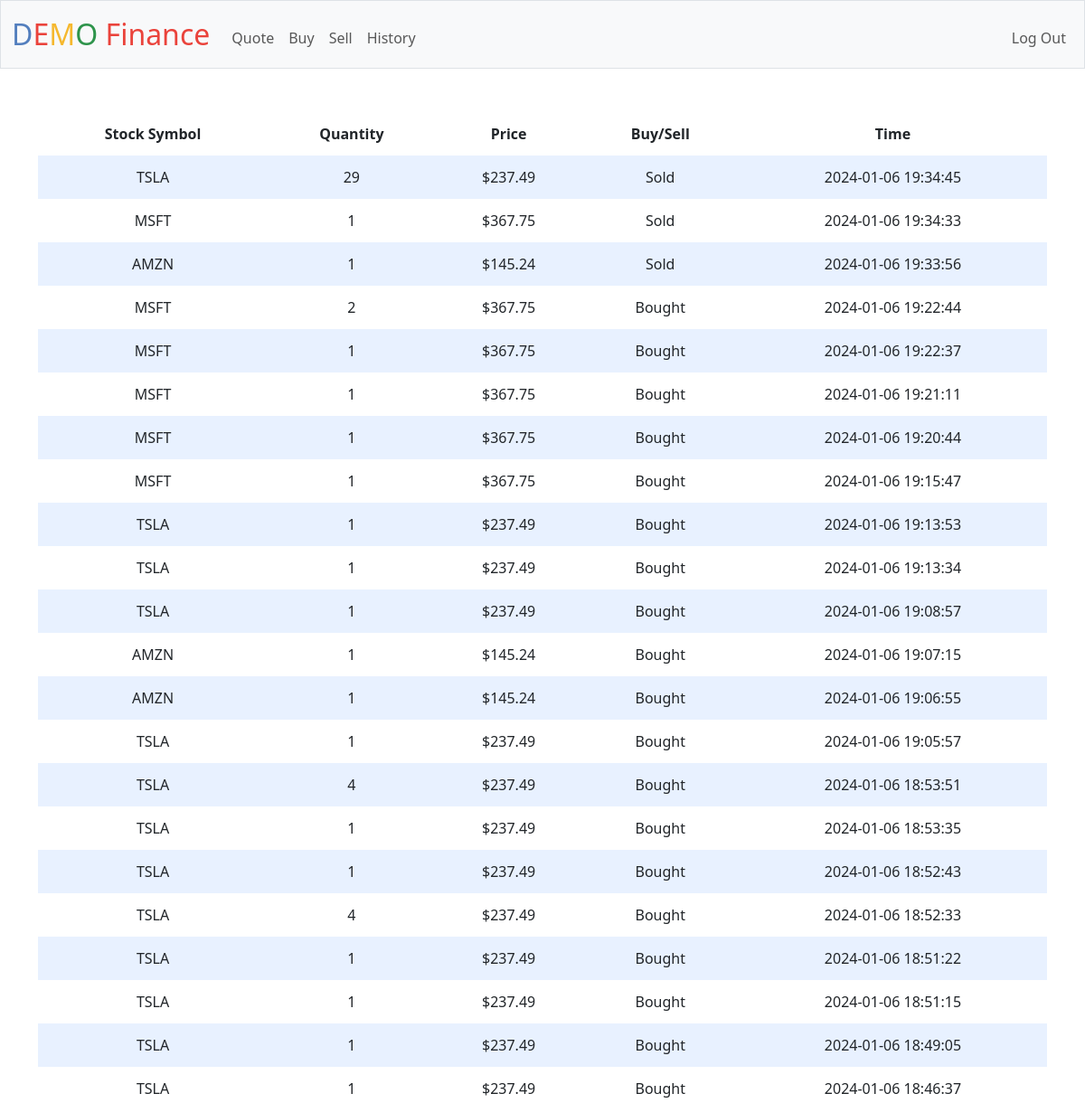
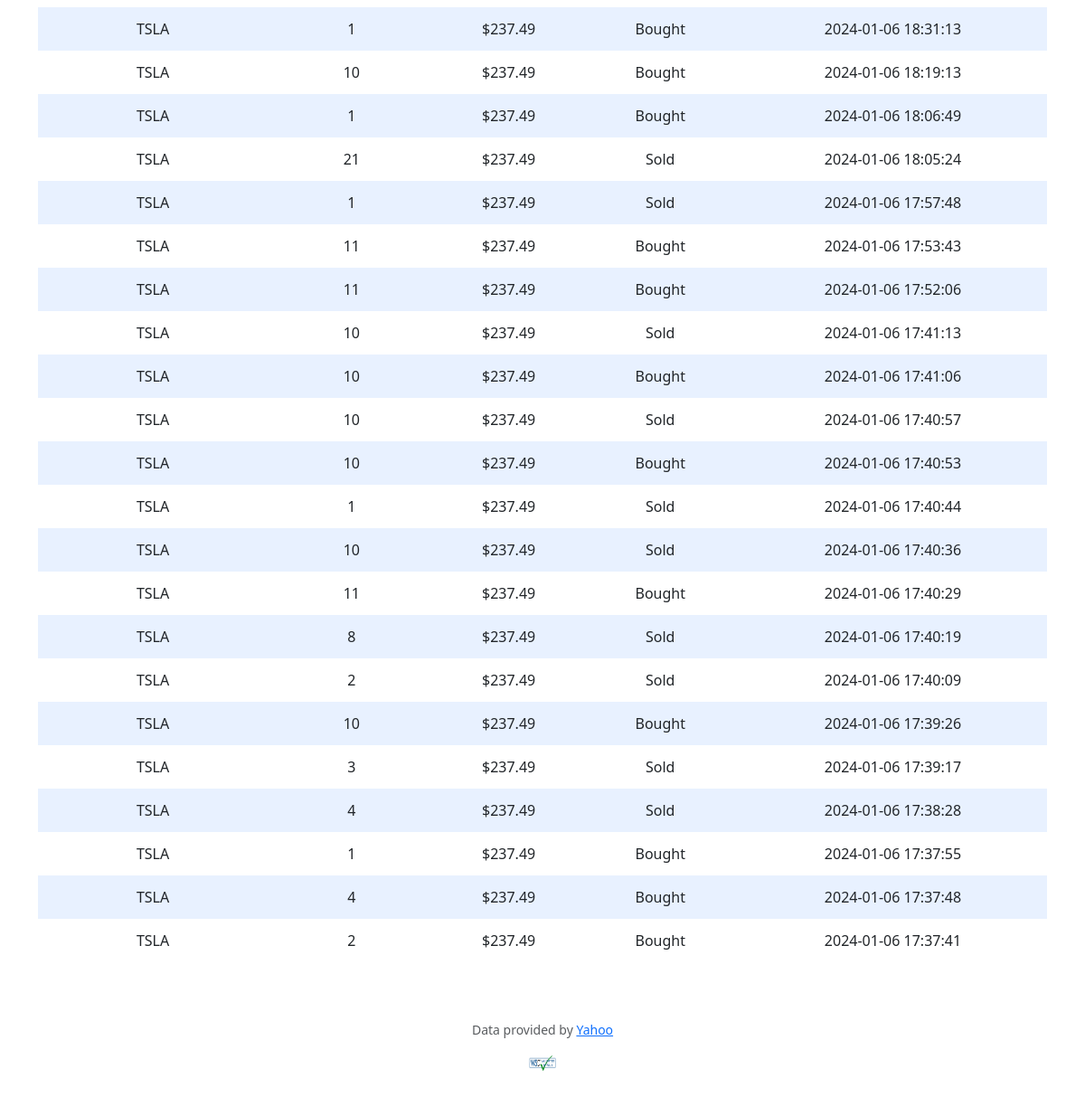
Screenshot of /history (signed in) with the database file from the repository (2 pictures, top to bottom).
### tables this page shows
CREATE TABLE purchases (id INTEGER PRIMARY KEY AUTOINCREMENT,user_id INTEGER NOT NULL,symbol TEXT,purchase_quantity TEXT,purchase_price REAL,time TEXT,FOREIGN KEY (user_id) REFERENCES users (id));

### app.py (the view)
@app.route("/history")
@login_required
def history():
    rows = db.execute(
        "SELECT symbol, purchase_quantity, purchase_price, time FROM purchases WHERE user_id = ?",
        session["user_id"],
    )
    for i in rows:
        i["purchase_quantity"] = int(i["purchase_quantity"])
        if i["purchase_quantity"] < 0:
            i["type"] = "sold"
            i["purchase_quantity"] = -i["purchase_quantity"]
        else:
            i["type"] = "bought"
        i["purchase_price"] = usd(i["purchase_price"])
    rows.reverse()
    return render_template("history.html", transactions=rows)

### app.py (called while the page is built)
@app.after_request
def after_request(response):
    response.headers["Cache-Control"] = "no-cache, no-store, must-revalidate"
    response.headers["Expires"] = 0
    response.headers["Pragma"] = "no-cache"
    return response

### helpers.py (called while the page is built)
def login_required(f):
    @wraps(f)
    def decorated_function(*args, **kwargs):
        if session.get("user_id") is None:
            return redirect("/login")
        return f(*args, **kwargs)
    return decorated_function

def usd(value):
    return f"${value:,.2f}"

### templates/history.html (shortened to what this page needs)
{% extends "layout.html" %}
{% block main %}
    <table>
        <thead>
            <tr>
                <th>Stock Symbol</th>
                <th>Quantity</th>
                <th>Price</th>
                <th>Buy/Sell</th>
                <th>Time</th>
            </tr>
        </thead>
        <tbody>
            {% for transaction in transactions %}
            <tr>
                <td>{{transaction.symbol}}</td>
                <td>{{transaction.purchase_quantity}}</td>
                <td>{{transaction.purchase_price}}</td>
                {% if transaction.type == "sold" %}
                    <td>Sold</td>
                {% else %}
                    <td>Bought</td>
                {% endif %}
                <td>{{transaction.time}}</td>
            </tr>
            {% endfor %}
        </tbody>
    </table>
{% endblock %}

### templates/layout.html (shortened to what this page needs)
<!DOCTYPE html>
<html lang="en">
    <head>
        <link href="https://cdn.jsdelivr.net/npm/bootstrap@5.3.2/dist/css/bootstrap.min.css" rel="stylesheet">
        <link href="/static/styles.css" rel="stylesheet">
    </head>
    <body>
        <nav class="bg-light border navbar navbar-expand-md navbar-light">
            <div class="container-fluid">
                <a class="navbar-brand" href="/"><span class="blue">D</span><span class="red">E</span><span class="yellow">M</span><span class="green">O</span> <span class="red">Finance</span></a>
                <div class="collapse navbar-collapse" id="navbar">
                    {% if session["user_id"] %}
                        <ul class="navbar-nav me-auto mt-2">
                            <li class="nav-item"><a class="nav-link" href="/quote">Quote</a></li>
                            <li class="nav-item"><a class="nav-link" href="/buy">Buy</a></li>
                            <li class="nav-item"><a class="nav-link" href="/sell">Sell</a></li>
                            <li class="nav-item"><a class="nav-link" href="/history">History</a></li>
                        </ul>
                        <ul class="navbar-nav ms-auto mt-2">
                            <li class="nav-item"><a class="nav-link" href="/logout">Log Out</a></li>
                        </ul>
                    {% else %}
                        <ul class="navbar-nav ms-auto mt-2">
                            <li class="nav-item"><a class="nav-link" href="/register">Register</a></li>
                            <li class="nav-item"><a class="nav-link" href="/login">Log In</a></li>
                        </ul>
                    {% endif %}
                </div>
            </div>
        </nav>
        <main class="container py-5 text-center">
            {% block main %}{% endblock %}
        </main>
        <footer class="mb-5">
            <p class="mb-3 small text-center text-muted">
                Data provided by <a href="https://finance.yahoo.com/">Yahoo</a>
            </p>
            <form action="https://validator.w3.org/check" class="text-center" enctype="multipart/form-data" method="post" target="_blank">
                <input style="width:30px; height:20px;" src="/static/I_heart_validator.png" type="image">
            </form>
        </footer>
    </body>
</html>

### static/styles.css (style rules this page uses)
nav .navbar-brand { font-size: xx-large; }
nav .navbar-brand .blue { color: #537fbe; }
nav .navbar-brand .red { color: #ea433b; }
nav .navbar-brand .yellow { color: #f5b82e; }
nav .navbar-brand .green { color: #2e944b; }
table { background-color: transparent; margin-bottom: 1rem; width: 100%; }
table th, table td { padding: 0.75rem; vertical-align: middle; }
tbody tr:nth-of-type(odd) { background-color: rgb(179, 208, 255, 0.3) }

### rows the page displays
purchases: shows "Sold"
purchases: shows "Sold"
purchases: shows "Sold"
purchases: shows "Bought"
purchases: shows "Bought"
purchases: shows "Bought"
purchases: shows "Bought"
purchases: shows "Bought"
purchases: shows "Bought"
purchases: shows "Bought"
purchases: shows "Bought"
purchases: shows "Bought"
purchases: shows "Bought"
purchases: shows "Bought"
purchases: shows "Bought"
purchases: shows "Bought"
purchases: shows "Bought"
purchases: shows "Bought"
purchases: shows "Bought"
purchases: shows "Bought"
purchases: shows "Bought"
purchases: shows "Bought"
purchases: shows "Bought"
purchases: shows "Bought"
purchases: shows "Bought"
purchases: shows "Sold"
purchases: shows "Sold"
purchases: shows "Bought"
purchases: shows "Bought"
purchases: shows "Sold"
purchases: shows "Bought"
purchases: shows "Sold"
purchases: shows "Bought"
purchases: shows "Sold"
purchases: shows "Sold"
purchases: shows "Bought"
purchases: shows "Sold"
purchases: shows "Sold"
purchases: shows "Bought"
purchases: shows "Sold"
purchases: shows "Sold"
purchases: shows "Bought"
purchases: shows "Bought"
purchases: shows "Bought"
